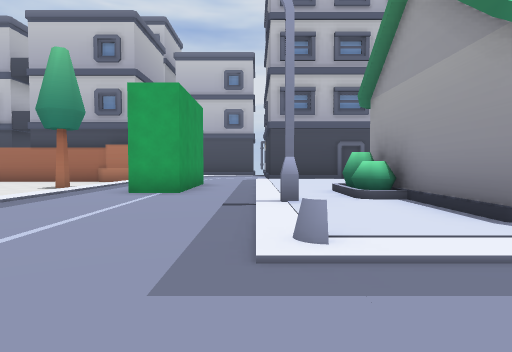
view 1 (above)

24 first-person views from a walk through a Godot game level. The camera is 1.2 m above the floor, tilts 2° down and sees 75° across. The floor is counted in squares, 2 m on a side. Each view is taken from the middle of a square. On the plan, view 1 faces up. The plan holds only what a view shows up to about 10 squares ahead; the rest is blank. The place goes on beyond the plan. Some surface patterns are stand-ins.

view 2
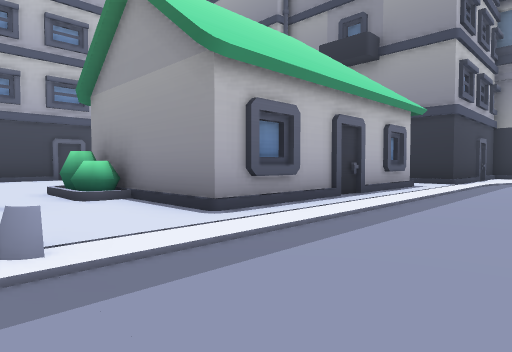

view 3
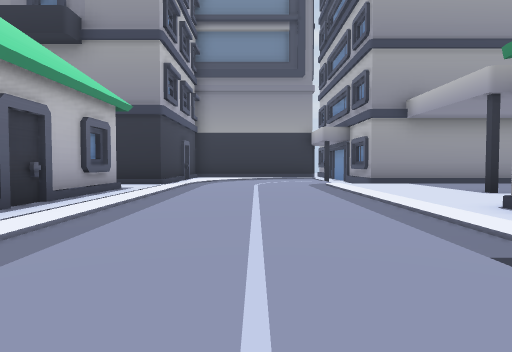

view 4
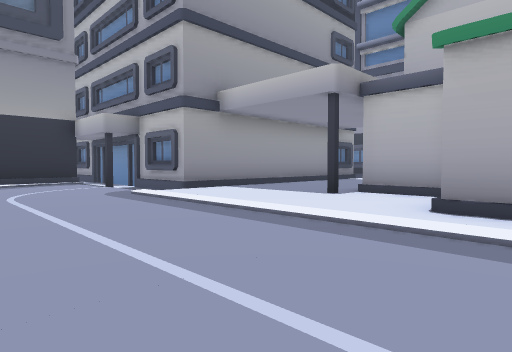

view 5
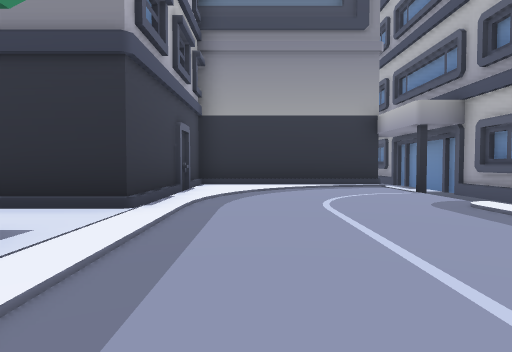

view 6
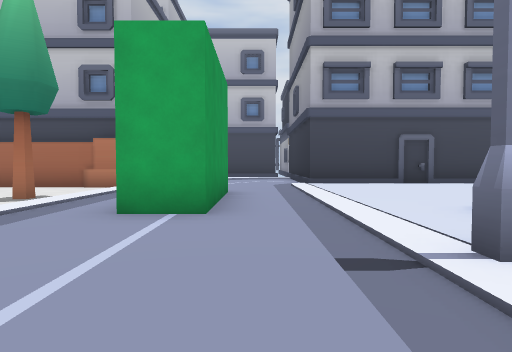

view 7
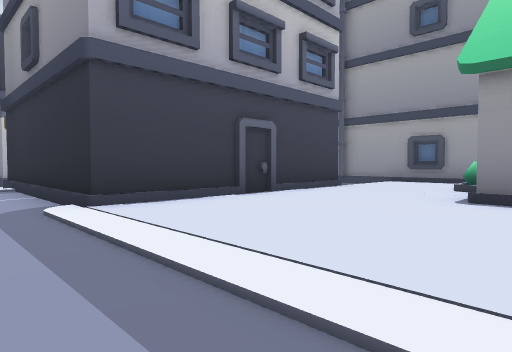

view 8
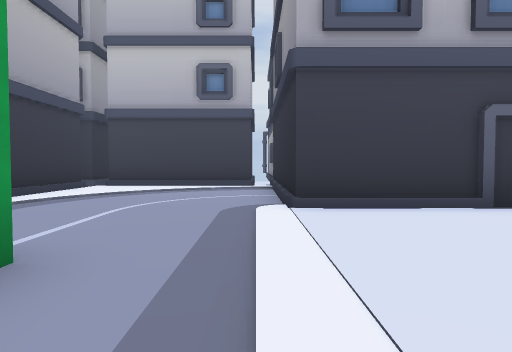

view 9
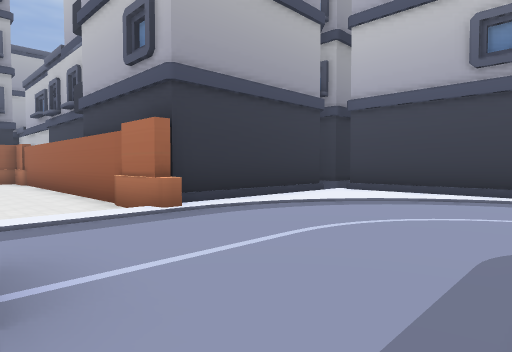

view 10
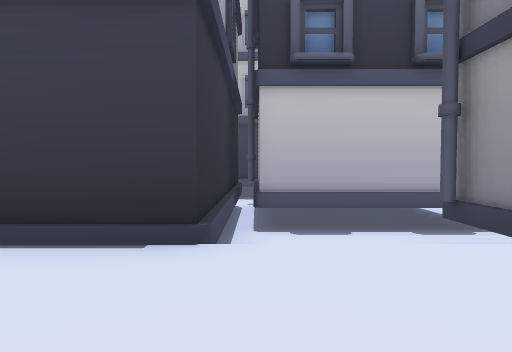

view 11
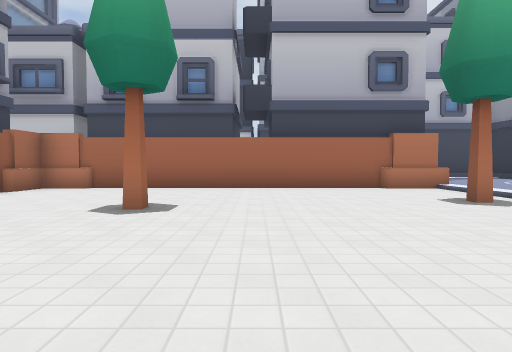

view 12
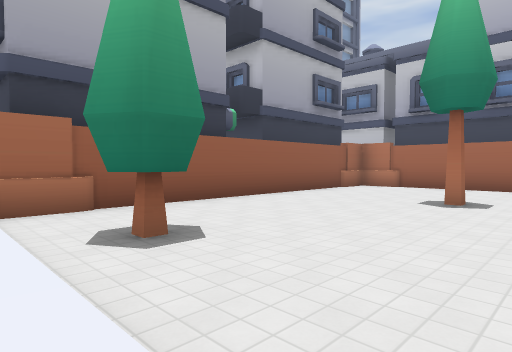

view 13
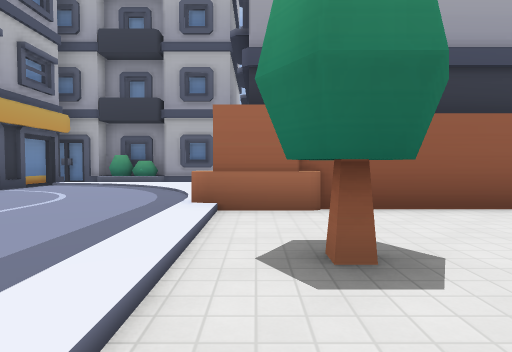

view 14
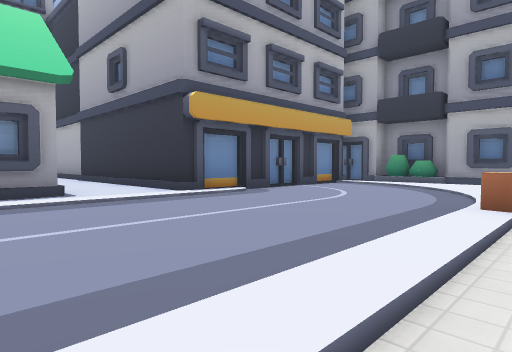

view 15
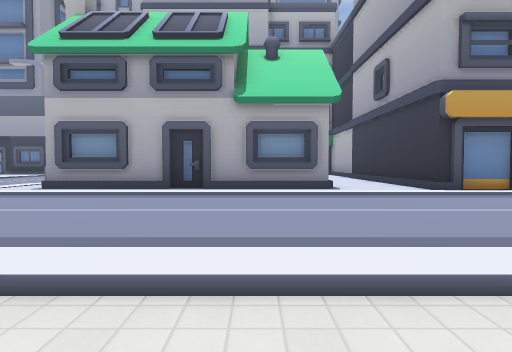

view 16
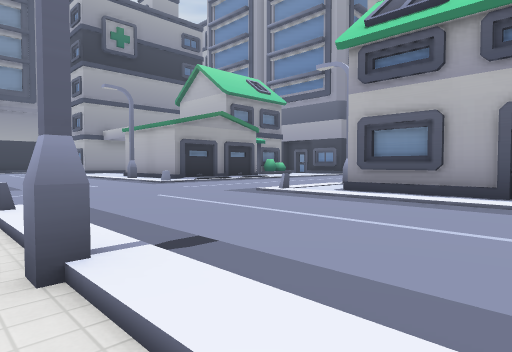

view 17
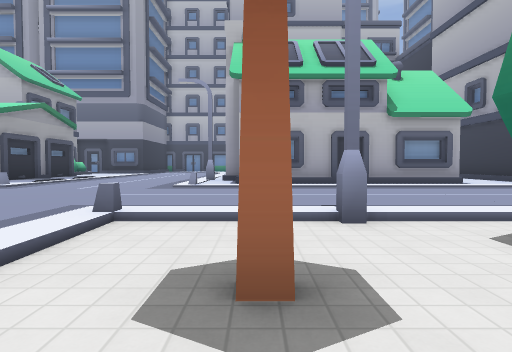

view 18
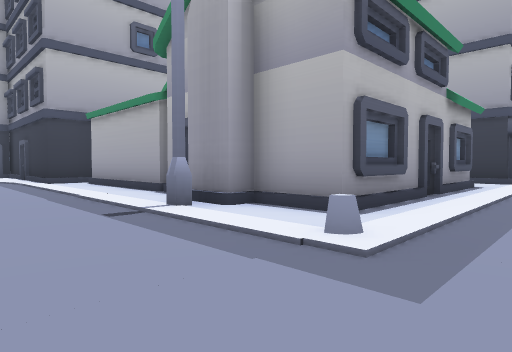

view 19
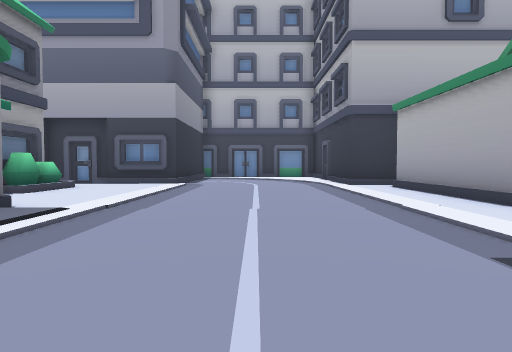

view 20
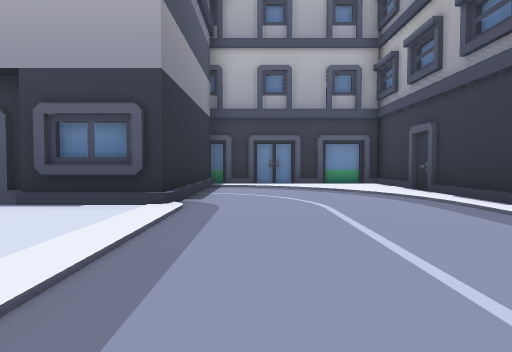

view 21
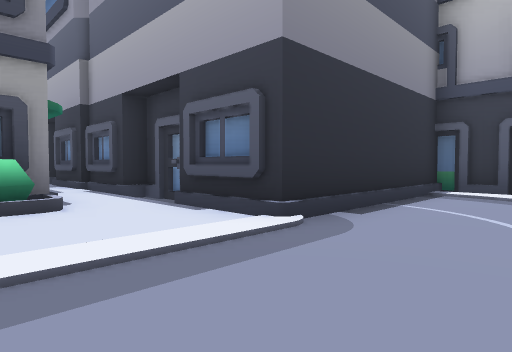

view 22
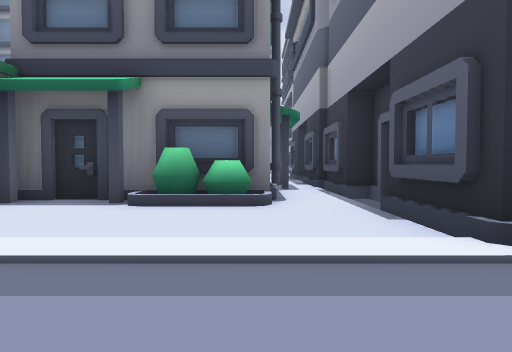

view 23
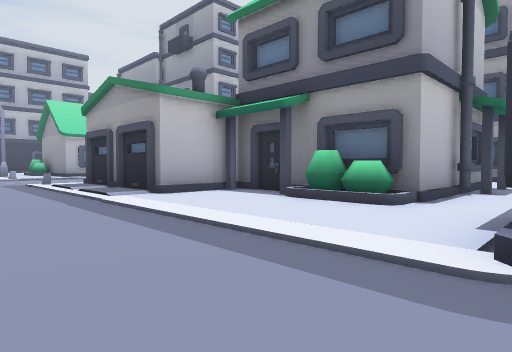

view 24
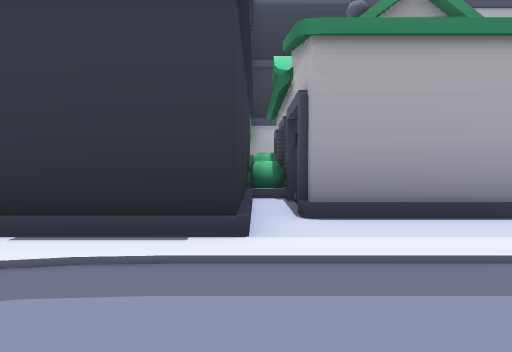

### Floor plan
Key: @ floor where view 1 was taken; # wall or solid block; x gap in a wall; . main floor; : floor 0.25 m higher than the main floor; / step, stairs or slope; v drop or lower ground; T tree; B building; O other object.
Columns run from 21 left of view 1 to 16 right of it. Each row starts with its distance up from view 1.
 20                       B
 19                 B     B     B
 18                 Bx### B     Bvvv
 17                 B.....B    vBvvv
 16                 B.....B    vBBBB
 15                 B.....B    vBvvv
 14            BB   B.....B     B BB
 13      BB##########.....BBBBBBB  B
 12       #...............:::::::::B
 11       #...............:::::::::B
 10       #............#..:::::::: B
  9       #...T.....T..#..::::BBB
  8     BB#............#..:::
  7       B...............::B      B
  6       #......... .....:B       B
  5       #..............#::       B
  4       #..T...T.T......::     B:B
  3  O BBB#..T....#.......::BB##BB:BBBBBB
  2  B  ................................/#
  1  B................................../#
  0 BB...................@............../#
 -1 BB................................../#
 -2  B.....................  .........../#
 -3  BBBBBBB..BBBBBB....../  //.....BBBBBB
 -4        B..     B .....#   #.....#
 -5        B..     B#.....##   .....#
 -6        B..B    BB.....:#   ##...#
 -7        B.      B......:##    ...#
 -8                B........#       #
 -9                B........#
-10                B........#
-11           BBBBBB........#####
-12           OOBB///.............
-13                 B..../####v#v#
-14                 B..../#     vv
-15                 B..../#     v
-16                 B..../#
-17                 B..../#
-18                 B#####

Positions as (right, up) in squares from view 1, and headings:
1: (0, 0), facing up
2: (0, 0), facing up-right
3: (1, 0), facing right
4: (4, 1), facing down-right
5: (6, 1), facing right
6: (-1, 3), facing up
7: (-1, 8), facing up-right
8: (0, 8), facing up
9: (0, 10), facing up-left
10: (7, 10), facing up
11: (-9, 4), facing up
12: (-9, 2), facing up-left
13: (-10, 3), facing left
14: (-10, 3), facing down-left
15: (-10, 4), facing down
16: (-9, 3), facing down-right
17: (-6, 6), facing down
18: (-2, -1), facing down-left
19: (-2, -3), facing down
20: (-1, -8), facing down
21: (-2, -10), facing down-right
22: (-2, -11), facing right
23: (-2, -13), facing up-right
24: (-2, -12), facing left
